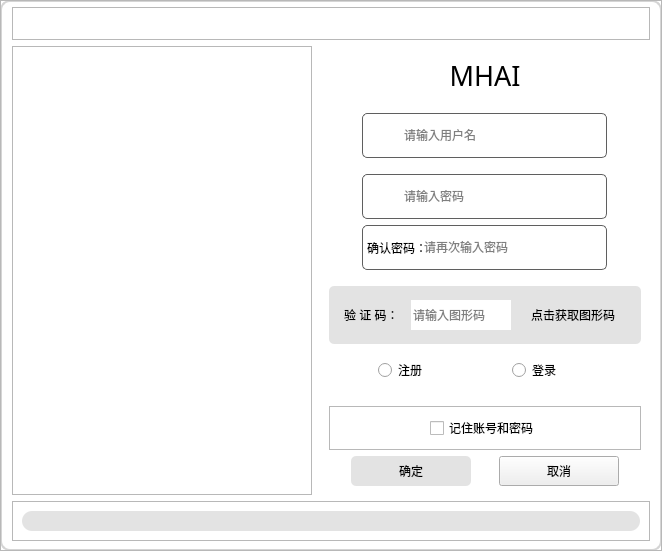
<?xml version="1.0" encoding="UTF-8"?>
<ui version="4.0">
 <class>LoginWidget</class>
 <widget class="QWidget" name="LoginWidget">
  <property name="geometry">
   <rect>
    <x>0</x>
    <y>0</y>
    <width>662</width>
    <height>528</height>
   </rect>
  </property>
  <property name="windowTitle">
   <string>登录界面</string>
  </property>
  <property name="autoFillBackground">
   <bool>false</bool>
  </property>
  <property name="styleSheet">
   <string notr="true">/**
    该页面为灰色皮肤

    控件名前加个#代表指定某个控件；
    border-image表示填充整个背景；
    background-image表示设置背景，但不填充;
    border表示边框大小;
    border-radius表示边框圆角大小;
    color表示字体颜色；background-position表示图片位置;
    background-repeat表示图片是否重复显示
*/

#LoginWidget {
	background-color:#FFFFFF; /*背景颜色*/
    border-radius: 10px;             /*四角圆角的直径*/
    border-style:solid;             /*边框样式（实线）*/
    border-width:2px;             /*边框宽度*/
    border-color:rgb(213, 213, 213);     /*边框颜色*/
}

#btn_min, #btn_close {
	background-color:rgb(255,255,255,1);
	border-radius:0px;
}


QFrame {
	border-width:0px;
}

#frame_login{
    background-color: #ffffff; /* 保持登录框为白色 */
}

#frame_img{
    /*background-image:url(:/img/login_img2.png);*/
}

#frame_account, #frame_pwd, #frame_pwd_2{
    border: 1px solid; /* 边框为深灰色 */
	border-color:rgb(95, 95, 95);
    border-radius: 5px; /* 圆角边框 */
}


#frame_code{
    color: #ffffff; /* 保持文本为白色，确保在深灰背景上清晰可见 */
    border: none;
    background-color: #E3E3E3; /* 中灰色背景 */
    border-radius: 5px;
}

QLineEdit{
    border: none; /* 输入框无边框 */
}

#pushButton{
    color: rgb(0, 0, 0); /* 按钮文本为白色 */
    border: none;
    background-color: #E3E3E3; /* 按钮默认状态为中性灰色 */
    border-radius: 5px;
}

#pushButton:hover{
    color: #ffffff;
    border: none;
    background-color: #E3E3E3; /* 悬停时按钮变为深灰色 */
    border-radius: 5px;
}

#pushButton:pressed{
    color: #ffffff;
    border: none;
    background-color: #828282; /* 按下按钮时为中灰色 */
    border-radius: 5px;
}

#label_login{
    color: #505050; /* 登录标签为深灰色 */
}

#label_account{
    border-image: url(:/img/user_name.png); /* 用户名图标 */
}

#label_pwd{
    border-image: url(:/img/pwd.png); /* 密码图标 */
}

#label_result{
	background-color:#E3E3E3;
border-radius:10px;
}
</string>
  </property>
  <layout class="QGridLayout" name="gridLayout_2">
   <property name="leftMargin">
    <number>0</number>
   </property>
   <property name="topMargin">
    <number>0</number>
   </property>
   <property name="rightMargin">
    <number>0</number>
   </property>
   <property name="bottomMargin">
    <number>0</number>
   </property>
   <property name="spacing">
    <number>0</number>
   </property>
   <item row="0" column="0">
    <widget class="QFrame" name="frame_background">
     <property name="autoFillBackground">
      <bool>false</bool>
     </property>
     <property name="frameShape">
      <enum>QFrame::StyledPanel</enum>
     </property>
     <property name="frameShadow">
      <enum>QFrame::Raised</enum>
     </property>
     <layout class="QGridLayout" name="gridLayout_3">
      <property name="topMargin">
       <number>6</number>
      </property>
      <item row="1" column="0">
       <widget class="QFrame" name="frame_img">
        <property name="maximumSize">
         <size>
          <width>300</width>
          <height>16777215</height>
         </size>
        </property>
        <property name="styleSheet">
         <string notr="true"/>
        </property>
        <property name="frameShape">
         <enum>QFrame::StyledPanel</enum>
        </property>
        <property name="frameShadow">
         <enum>QFrame::Raised</enum>
        </property>
        <widget class="QLabel" name="label">
         <property name="geometry">
          <rect>
           <x>40</x>
           <y>120</y>
           <width>211</width>
           <height>211</height>
          </rect>
         </property>
         <property name="text">
          <string/>
         </property>
         <property name="pixmap">
          <pixmap resource="../res.qrc">:/img/sharp_logo.png</pixmap>
         </property>
         <property name="scaledContents">
          <bool>true</bool>
         </property>
        </widget>
       </widget>
      </item>
      <item row="1" column="1">
       <widget class="QFrame" name="frame_login">
        <property name="sizePolicy">
         <sizepolicy hsizetype="Fixed" vsizetype="Fixed">
          <horstretch>0</horstretch>
          <verstretch>0</verstretch>
         </sizepolicy>
        </property>
        <property name="maximumSize">
         <size>
          <width>330</width>
          <height>16777215</height>
         </size>
        </property>
        <property name="styleSheet">
         <string notr="true">#frame_login{
    border: none; /* 移除边框 */
    padding: 0; /* 移除内边距 */
	border-radius: 10px; /* 设置圆角半径为10像素 */
}</string>
        </property>
        <property name="frameShape">
         <enum>QFrame::StyledPanel</enum>
        </property>
        <property name="frameShadow">
         <enum>QFrame::Raised</enum>
        </property>
        <layout class="QGridLayout" name="gridLayout">
         <item row="5" column="0">
          <layout class="QHBoxLayout" name="horizontalLayout_7">
           <item>
            <spacer name="horizontalSpacer_5">
             <property name="orientation">
              <enum>Qt::Horizontal</enum>
             </property>
             <property name="sizeHint" stdset="0">
              <size>
               <width>40</width>
               <height>20</height>
              </size>
             </property>
            </spacer>
           </item>
           <item>
            <widget class="QFrame" name="frame_pwd_2">
             <property name="frameShape">
              <enum>QFrame::StyledPanel</enum>
             </property>
             <property name="frameShadow">
              <enum>QFrame::Raised</enum>
             </property>
             <layout class="QHBoxLayout" name="horizontalLayout_4">
              <property name="spacing">
               <number>0</number>
              </property>
              <property name="leftMargin">
               <number>4</number>
              </property>
              <property name="topMargin">
               <number>4</number>
              </property>
              <property name="rightMargin">
               <number>4</number>
              </property>
              <property name="bottomMargin">
               <number>4</number>
              </property>
              <item>
               <widget class="QLabel" name="label_pwd_verify">
                <property name="sizePolicy">
                 <sizepolicy hsizetype="Fixed" vsizetype="Fixed">
                  <horstretch>0</horstretch>
                  <verstretch>0</verstretch>
                 </sizepolicy>
                </property>
                <property name="minimumSize">
                 <size>
                  <width>55</width>
                  <height>35</height>
                 </size>
                </property>
                <property name="maximumSize">
                 <size>
                  <width>55</width>
                  <height>35</height>
                 </size>
                </property>
                <property name="text">
                 <string>确认密码：</string>
                </property>
               </widget>
              </item>
              <item>
               <widget class="QLineEdit" name="lineEdit_pwd_verify">
                <property name="sizePolicy">
                 <sizepolicy hsizetype="Fixed" vsizetype="Fixed">
                  <horstretch>0</horstretch>
                  <verstretch>0</verstretch>
                 </sizepolicy>
                </property>
                <property name="minimumSize">
                 <size>
                  <width>180</width>
                  <height>30</height>
                 </size>
                </property>
                <property name="maximumSize">
                 <size>
                  <width>180</width>
                  <height>30</height>
                 </size>
                </property>
                <property name="styleSheet">
                 <string notr="true">QLineEdit{
	backGround-color:rgb(255, 255, 255)
}</string>
                </property>
                <property name="inputMask">
                 <string/>
                </property>
                <property name="placeholderText">
                 <string>请再次输入密码</string>
                </property>
               </widget>
              </item>
             </layout>
            </widget>
           </item>
           <item>
            <spacer name="horizontalSpacer_6">
             <property name="orientation">
              <enum>Qt::Horizontal</enum>
             </property>
             <property name="sizeHint" stdset="0">
              <size>
               <width>40</width>
               <height>20</height>
              </size>
             </property>
            </spacer>
           </item>
          </layout>
         </item>
         <item row="10" column="0">
          <widget class="QFrame" name="frame">
           <property name="frameShape">
            <enum>QFrame::StyledPanel</enum>
           </property>
           <property name="frameShadow">
            <enum>QFrame::Raised</enum>
           </property>
           <layout class="QHBoxLayout" name="horizontalLayout_11">
            <item>
             <spacer name="horizontalSpacer_18">
              <property name="orientation">
               <enum>Qt::Horizontal</enum>
              </property>
              <property name="sizeHint" stdset="0">
               <size>
                <width>139</width>
                <height>20</height>
               </size>
              </property>
             </spacer>
            </item>
            <item>
             <widget class="QCheckBox" name="checkBox_token">
              <property name="text">
               <string>记住账号和密码</string>
              </property>
             </widget>
            </item>
            <item>
             <spacer name="horizontalSpacer_19">
              <property name="orientation">
               <enum>Qt::Horizontal</enum>
              </property>
              <property name="sizeHint" stdset="0">
               <size>
                <width>139</width>
                <height>20</height>
               </size>
              </property>
             </spacer>
            </item>
           </layout>
          </widget>
         </item>
         <item row="6" column="0">
          <spacer name="verticalSpacer_3">
           <property name="orientation">
            <enum>Qt::Vertical</enum>
           </property>
           <property name="sizeType">
            <enum>QSizePolicy::Fixed</enum>
           </property>
           <property name="sizeHint" stdset="0">
            <size>
             <width>17</width>
             <height>10</height>
            </size>
           </property>
          </spacer>
         </item>
         <item row="1" column="0">
          <spacer name="verticalSpacer_5">
           <property name="orientation">
            <enum>Qt::Vertical</enum>
           </property>
           <property name="sizeType">
            <enum>QSizePolicy::Fixed</enum>
           </property>
           <property name="sizeHint" stdset="0">
            <size>
             <width>17</width>
             <height>12</height>
            </size>
           </property>
          </spacer>
         </item>
         <item row="3" column="0">
          <spacer name="verticalSpacer_6">
           <property name="orientation">
            <enum>Qt::Vertical</enum>
           </property>
           <property name="sizeType">
            <enum>QSizePolicy::Fixed</enum>
           </property>
           <property name="sizeHint" stdset="0">
            <size>
             <width>17</width>
             <height>10</height>
            </size>
           </property>
          </spacer>
         </item>
         <item row="0" column="0">
          <layout class="QHBoxLayout" name="horizontalLayout_9">
           <item>
            <spacer name="horizontalSpacer_7">
             <property name="orientation">
              <enum>Qt::Horizontal</enum>
             </property>
             <property name="sizeHint" stdset="0">
              <size>
               <width>40</width>
               <height>20</height>
              </size>
             </property>
            </spacer>
           </item>
           <item>
            <widget class="QLabel" name="label_Login">
             <property name="sizePolicy">
              <sizepolicy hsizetype="Fixed" vsizetype="Fixed">
               <horstretch>0</horstretch>
               <verstretch>0</verstretch>
              </sizepolicy>
             </property>
             <property name="minimumSize">
              <size>
               <width>100</width>
               <height>40</height>
              </size>
             </property>
             <property name="maximumSize">
              <size>
               <width>100</width>
               <height>40</height>
              </size>
             </property>
             <property name="font">
              <font>
               <family>华文琥珀</family>
               <pointsize>20</pointsize>
              </font>
             </property>
             <property name="layoutDirection">
              <enum>Qt::LeftToRight</enum>
             </property>
             <property name="text">
              <string>MHAI</string>
             </property>
             <property name="alignment">
              <set>Qt::AlignCenter</set>
             </property>
            </widget>
           </item>
           <item>
            <spacer name="horizontalSpacer_8">
             <property name="orientation">
              <enum>Qt::Horizontal</enum>
             </property>
             <property name="sizeHint" stdset="0">
              <size>
               <width>40</width>
               <height>20</height>
              </size>
             </property>
            </spacer>
           </item>
          </layout>
         </item>
         <item row="4" column="0">
          <layout class="QHBoxLayout" name="horizontalLayout_6">
           <item>
            <spacer name="horizontalSpacer_3">
             <property name="orientation">
              <enum>Qt::Horizontal</enum>
             </property>
             <property name="sizeHint" stdset="0">
              <size>
               <width>40</width>
               <height>20</height>
              </size>
             </property>
            </spacer>
           </item>
           <item>
            <widget class="QFrame" name="frame_pwd">
             <property name="frameShape">
              <enum>QFrame::StyledPanel</enum>
             </property>
             <property name="frameShadow">
              <enum>QFrame::Raised</enum>
             </property>
             <layout class="QHBoxLayout" name="horizontalLayout_3">
              <property name="spacing">
               <number>0</number>
              </property>
              <property name="leftMargin">
               <number>4</number>
              </property>
              <property name="topMargin">
               <number>4</number>
              </property>
              <property name="rightMargin">
               <number>4</number>
              </property>
              <property name="bottomMargin">
               <number>4</number>
              </property>
              <item>
               <widget class="QLabel" name="label_pwd">
                <property name="sizePolicy">
                 <sizepolicy hsizetype="Fixed" vsizetype="Fixed">
                  <horstretch>0</horstretch>
                  <verstretch>0</verstretch>
                 </sizepolicy>
                </property>
                <property name="minimumSize">
                 <size>
                  <width>35</width>
                  <height>35</height>
                 </size>
                </property>
                <property name="maximumSize">
                 <size>
                  <width>35</width>
                  <height>35</height>
                 </size>
                </property>
                <property name="text">
                 <string/>
                </property>
               </widget>
              </item>
              <item>
               <widget class="QLineEdit" name="lineEdit_pwd">
                <property name="sizePolicy">
                 <sizepolicy hsizetype="Fixed" vsizetype="Fixed">
                  <horstretch>0</horstretch>
                  <verstretch>0</verstretch>
                 </sizepolicy>
                </property>
                <property name="minimumSize">
                 <size>
                  <width>200</width>
                  <height>30</height>
                 </size>
                </property>
                <property name="maximumSize">
                 <size>
                  <width>200</width>
                  <height>30</height>
                 </size>
                </property>
                <property name="styleSheet">
                 <string notr="true">QLineEdit{
	backGround-color:rgb(255, 255, 255)
}</string>
                </property>
                <property name="inputMask">
                 <string/>
                </property>
                <property name="text">
                 <string/>
                </property>
                <property name="echoMode">
                 <enum>QLineEdit::Password</enum>
                </property>
                <property name="placeholderText">
                 <string>请输入密码</string>
                </property>
               </widget>
              </item>
             </layout>
            </widget>
           </item>
           <item>
            <spacer name="horizontalSpacer_4">
             <property name="orientation">
              <enum>Qt::Horizontal</enum>
             </property>
             <property name="sizeHint" stdset="0">
              <size>
               <width>40</width>
               <height>20</height>
              </size>
             </property>
            </spacer>
           </item>
          </layout>
         </item>
         <item row="9" column="0">
          <spacer name="verticalSpacer">
           <property name="orientation">
            <enum>Qt::Vertical</enum>
           </property>
           <property name="sizeType">
            <enum>QSizePolicy::Fixed</enum>
           </property>
           <property name="sizeHint" stdset="0">
            <size>
             <width>17</width>
             <height>10</height>
            </size>
           </property>
          </spacer>
         </item>
         <item row="7" column="0">
          <widget class="QFrame" name="frame_code">
           <property name="styleSheet">
            <string notr="true"/>
           </property>
           <property name="frameShape">
            <enum>QFrame::StyledPanel</enum>
           </property>
           <property name="frameShadow">
            <enum>QFrame::Raised</enum>
           </property>
           <layout class="QHBoxLayout" name="horizontalLayout_5">
            <item>
             <widget class="QLabel" name="label_code">
              <property name="sizePolicy">
               <sizepolicy hsizetype="Fixed" vsizetype="Fixed">
                <horstretch>0</horstretch>
                <verstretch>0</verstretch>
               </sizepolicy>
              </property>
              <property name="minimumSize">
               <size>
                <width>50</width>
                <height>40</height>
               </size>
              </property>
              <property name="maximumSize">
               <size>
                <width>50</width>
                <height>40</height>
               </size>
              </property>
              <property name="text">
               <string>验 证 码：</string>
              </property>
             </widget>
            </item>
            <item>
             <spacer name="horizontalSpacer_12">
              <property name="orientation">
               <enum>Qt::Horizontal</enum>
              </property>
              <property name="sizeType">
               <enum>QSizePolicy::Fixed</enum>
              </property>
              <property name="sizeHint" stdset="0">
               <size>
                <width>5</width>
                <height>20</height>
               </size>
              </property>
             </spacer>
            </item>
            <item>
             <widget class="QLineEdit" name="lineEdit_code">
              <property name="sizePolicy">
               <sizepolicy hsizetype="Fixed" vsizetype="Fixed">
                <horstretch>0</horstretch>
                <verstretch>0</verstretch>
               </sizepolicy>
              </property>
              <property name="minimumSize">
               <size>
                <width>100</width>
                <height>30</height>
               </size>
              </property>
              <property name="maximumSize">
               <size>
                <width>100</width>
                <height>30</height>
               </size>
              </property>
              <property name="styleSheet">
               <string notr="true">QLineEdit{
	backGround-color:rgb(255, 255, 255)
}</string>
              </property>
              <property name="inputMask">
               <string/>
              </property>
              <property name="text">
               <string/>
              </property>
              <property name="placeholderText">
               <string>请输入图形码</string>
              </property>
             </widget>
            </item>
            <item>
             <widget class="QLabel" name="label_graph">
              <property name="sizePolicy">
               <sizepolicy hsizetype="Fixed" vsizetype="Fixed">
                <horstretch>0</horstretch>
                <verstretch>0</verstretch>
               </sizepolicy>
              </property>
              <property name="minimumSize">
               <size>
                <width>100</width>
                <height>40</height>
               </size>
              </property>
              <property name="maximumSize">
               <size>
                <width>100</width>
                <height>40</height>
               </size>
              </property>
              <property name="text">
               <string>点击获取图形码</string>
              </property>
              <property name="alignment">
               <set>Qt::AlignCenter</set>
              </property>
             </widget>
            </item>
           </layout>
          </widget>
         </item>
         <item row="11" column="0">
          <layout class="QHBoxLayout" name="horizontalLayout_10">
           <item>
            <spacer name="horizontalSpacer_14">
             <property name="orientation">
              <enum>Qt::Horizontal</enum>
             </property>
             <property name="sizeHint" stdset="0">
              <size>
               <width>40</width>
               <height>20</height>
              </size>
             </property>
            </spacer>
           </item>
           <item>
            <widget class="QPushButton" name="pushButton">
             <property name="sizePolicy">
              <sizepolicy hsizetype="Fixed" vsizetype="Fixed">
               <horstretch>0</horstretch>
               <verstretch>0</verstretch>
              </sizepolicy>
             </property>
             <property name="minimumSize">
              <size>
               <width>120</width>
               <height>30</height>
              </size>
             </property>
             <property name="maximumSize">
              <size>
               <width>120</width>
               <height>30</height>
              </size>
             </property>
             <property name="styleSheet">
              <string notr="true"/>
             </property>
             <property name="text">
              <string>确定</string>
             </property>
            </widget>
           </item>
           <item>
            <spacer name="horizontalSpacer_13">
             <property name="orientation">
              <enum>Qt::Horizontal</enum>
             </property>
             <property name="sizeHint" stdset="0">
              <size>
               <width>40</width>
               <height>20</height>
              </size>
             </property>
            </spacer>
           </item>
           <item>
            <widget class="QPushButton" name="pushButton_2">
             <property name="sizePolicy">
              <sizepolicy hsizetype="Fixed" vsizetype="Fixed">
               <horstretch>0</horstretch>
               <verstretch>0</verstretch>
              </sizepolicy>
             </property>
             <property name="minimumSize">
              <size>
               <width>120</width>
               <height>30</height>
              </size>
             </property>
             <property name="maximumSize">
              <size>
               <width>120</width>
               <height>30</height>
              </size>
             </property>
             <property name="text">
              <string>取消</string>
             </property>
            </widget>
           </item>
           <item>
            <spacer name="horizontalSpacer_15">
             <property name="orientation">
              <enum>Qt::Horizontal</enum>
             </property>
             <property name="sizeHint" stdset="0">
              <size>
               <width>40</width>
               <height>20</height>
              </size>
             </property>
            </spacer>
           </item>
          </layout>
         </item>
         <item row="8" column="0">
          <layout class="QHBoxLayout" name="horizontalLayout_8">
           <item>
            <spacer name="horizontalSpacer_9">
             <property name="orientation">
              <enum>Qt::Horizontal</enum>
             </property>
             <property name="sizeHint" stdset="0">
              <size>
               <width>40</width>
               <height>20</height>
              </size>
             </property>
            </spacer>
           </item>
           <item>
            <widget class="QRadioButton" name="radioButton_regist">
             <property name="minimumSize">
              <size>
               <width>80</width>
               <height>40</height>
              </size>
             </property>
             <property name="maximumSize">
              <size>
               <width>80</width>
               <height>40</height>
              </size>
             </property>
             <property name="styleSheet">
              <string notr="true"/>
             </property>
             <property name="text">
              <string>注册</string>
             </property>
            </widget>
           </item>
           <item>
            <spacer name="horizontalSpacer_10">
             <property name="orientation">
              <enum>Qt::Horizontal</enum>
             </property>
             <property name="sizeHint" stdset="0">
              <size>
               <width>40</width>
               <height>20</height>
              </size>
             </property>
            </spacer>
           </item>
           <item>
            <widget class="QRadioButton" name="radioButton_login">
             <property name="sizePolicy">
              <sizepolicy hsizetype="Fixed" vsizetype="Fixed">
               <horstretch>0</horstretch>
               <verstretch>0</verstretch>
              </sizepolicy>
             </property>
             <property name="minimumSize">
              <size>
               <width>80</width>
               <height>40</height>
              </size>
             </property>
             <property name="maximumSize">
              <size>
               <width>80</width>
               <height>40</height>
              </size>
             </property>
             <property name="styleSheet">
              <string notr="true"/>
             </property>
             <property name="text">
              <string>登录</string>
             </property>
             <property name="checkable">
              <bool>true</bool>
             </property>
             <property name="checked">
              <bool>false</bool>
             </property>
            </widget>
           </item>
           <item>
            <spacer name="horizontalSpacer_11">
             <property name="orientation">
              <enum>Qt::Horizontal</enum>
             </property>
             <property name="sizeHint" stdset="0">
              <size>
               <width>40</width>
               <height>20</height>
              </size>
             </property>
            </spacer>
           </item>
          </layout>
         </item>
         <item row="2" column="0">
          <layout class="QHBoxLayout" name="horizontalLayout_2">
           <item>
            <spacer name="horizontalSpacer">
             <property name="orientation">
              <enum>Qt::Horizontal</enum>
             </property>
             <property name="sizeHint" stdset="0">
              <size>
               <width>40</width>
               <height>20</height>
              </size>
             </property>
            </spacer>
           </item>
           <item>
            <widget class="QFrame" name="frame_account">
             <property name="frameShape">
              <enum>QFrame::StyledPanel</enum>
             </property>
             <property name="frameShadow">
              <enum>QFrame::Raised</enum>
             </property>
             <layout class="QHBoxLayout" name="horizontalLayout">
              <property name="spacing">
               <number>0</number>
              </property>
              <property name="leftMargin">
               <number>4</number>
              </property>
              <property name="topMargin">
               <number>4</number>
              </property>
              <property name="rightMargin">
               <number>4</number>
              </property>
              <property name="bottomMargin">
               <number>4</number>
              </property>
              <item>
               <widget class="QLabel" name="label_account">
                <property name="sizePolicy">
                 <sizepolicy hsizetype="Fixed" vsizetype="Fixed">
                  <horstretch>0</horstretch>
                  <verstretch>0</verstretch>
                 </sizepolicy>
                </property>
                <property name="minimumSize">
                 <size>
                  <width>35</width>
                  <height>35</height>
                 </size>
                </property>
                <property name="maximumSize">
                 <size>
                  <width>35</width>
                  <height>35</height>
                 </size>
                </property>
                <property name="text">
                 <string/>
                </property>
                <property name="textFormat">
                 <enum>Qt::AutoText</enum>
                </property>
               </widget>
              </item>
              <item>
               <widget class="QLineEdit" name="lineEdit_account">
                <property name="sizePolicy">
                 <sizepolicy hsizetype="Fixed" vsizetype="Fixed">
                  <horstretch>0</horstretch>
                  <verstretch>0</verstretch>
                 </sizepolicy>
                </property>
                <property name="minimumSize">
                 <size>
                  <width>200</width>
                  <height>30</height>
                 </size>
                </property>
                <property name="maximumSize">
                 <size>
                  <width>200</width>
                  <height>30</height>
                 </size>
                </property>
                <property name="toolTip">
                 <string/>
                </property>
                <property name="styleSheet">
                 <string notr="true">QLineEdit{
	backGround-color:rgb(255, 255, 255)
}</string>
                </property>
                <property name="inputMask">
                 <string/>
                </property>
                <property name="text">
                 <string/>
                </property>
                <property name="placeholderText">
                 <string>请输入用户名</string>
                </property>
               </widget>
              </item>
             </layout>
            </widget>
           </item>
           <item>
            <spacer name="horizontalSpacer_2">
             <property name="orientation">
              <enum>Qt::Horizontal</enum>
             </property>
             <property name="sizeHint" stdset="0">
              <size>
               <width>40</width>
               <height>20</height>
              </size>
             </property>
            </spacer>
           </item>
          </layout>
         </item>
        </layout>
       </widget>
      </item>
      <item row="2" column="0" colspan="2">
       <widget class="QFrame" name="frame_result">
        <property name="maximumSize">
         <size>
          <width>16777215</width>
          <height>40</height>
         </size>
        </property>
        <property name="frameShape">
         <enum>QFrame::StyledPanel</enum>
        </property>
        <property name="frameShadow">
         <enum>QFrame::Raised</enum>
        </property>
        <layout class="QHBoxLayout" name="horizontalLayout_12">
         <item>
          <widget class="QLabel" name="label_result">
           <property name="font">
            <font>
             <pointsize>14</pointsize>
            </font>
           </property>
           <property name="styleSheet">
            <string notr="true"/>
           </property>
           <property name="text">
            <string/>
           </property>
           <property name="alignment">
            <set>Qt::AlignCenter</set>
           </property>
          </widget>
         </item>
        </layout>
       </widget>
      </item>
      <item row="0" column="0" colspan="2">
       <widget class="QFrame" name="frame_top">
        <property name="maximumSize">
         <size>
          <width>16777215</width>
          <height>40</height>
         </size>
        </property>
        <property name="frameShape">
         <enum>QFrame::StyledPanel</enum>
        </property>
        <property name="frameShadow">
         <enum>QFrame::Raised</enum>
        </property>
        <layout class="QHBoxLayout" name="horizontalLayout_13">
         <property name="leftMargin">
          <number>0</number>
         </property>
         <property name="topMargin">
          <number>4</number>
         </property>
         <property name="bottomMargin">
          <number>2</number>
         </property>
         <item>
          <spacer name="horizontalSpacer_20">
           <property name="orientation">
            <enum>Qt::Horizontal</enum>
           </property>
           <property name="sizeHint" stdset="0">
            <size>
             <width>527</width>
             <height>20</height>
            </size>
           </property>
          </spacer>
         </item>
         <item>
          <spacer name="horizontalSpacer_22">
           <property name="orientation">
            <enum>Qt::Horizontal</enum>
           </property>
           <property name="sizeHint" stdset="0">
            <size>
             <width>78</width>
             <height>20</height>
            </size>
           </property>
          </spacer>
         </item>
         <item>
          <widget class="QPushButton" name="btn_min">
           <property name="minimumSize">
            <size>
             <width>25</width>
             <height>25</height>
            </size>
           </property>
           <property name="maximumSize">
            <size>
             <width>25</width>
             <height>25</height>
            </size>
           </property>
           <property name="text">
            <string/>
           </property>
           <property name="icon">
            <iconset resource="../res.qrc">
             <normaloff>:/img/min.png</normaloff>:/img/min.png</iconset>
           </property>
           <property name="iconSize">
            <size>
             <width>20</width>
             <height>20</height>
            </size>
           </property>
          </widget>
         </item>
         <item>
          <spacer name="horizontalSpacer_23">
           <property name="orientation">
            <enum>Qt::Horizontal</enum>
           </property>
           <property name="sizeType">
            <enum>QSizePolicy::Fixed</enum>
           </property>
           <property name="sizeHint" stdset="0">
            <size>
             <width>10</width>
             <height>20</height>
            </size>
           </property>
          </spacer>
         </item>
         <item>
          <widget class="QPushButton" name="btn_close">
           <property name="minimumSize">
            <size>
             <width>25</width>
             <height>25</height>
            </size>
           </property>
           <property name="maximumSize">
            <size>
             <width>25</width>
             <height>25</height>
            </size>
           </property>
           <property name="text">
            <string/>
           </property>
           <property name="icon">
            <iconset resource="../res.qrc">
             <normaloff>:/img/close.png</normaloff>:/img/close.png</iconset>
           </property>
           <property name="iconSize">
            <size>
             <width>20</width>
             <height>20</height>
            </size>
           </property>
          </widget>
         </item>
        </layout>
       </widget>
      </item>
     </layout>
    </widget>
   </item>
  </layout>
 </widget>
 <resources>
  <include location="../res.qrc"/>
 </resources>
 <connections>
  <connection>
   <sender>btn_min</sender>
   <signal>clicked()</signal>
   <receiver>LoginWidget</receiver>
   <slot>showMinimized()</slot>
   <hints>
    <hint type="sourcelabel">
     <x>706</x>
     <y>27</y>
    </hint>
    <hint type="destinationlabel">
     <x>386</x>
     <y>302</y>
    </hint>
   </hints>
  </connection>
 </connections>
</ui>
